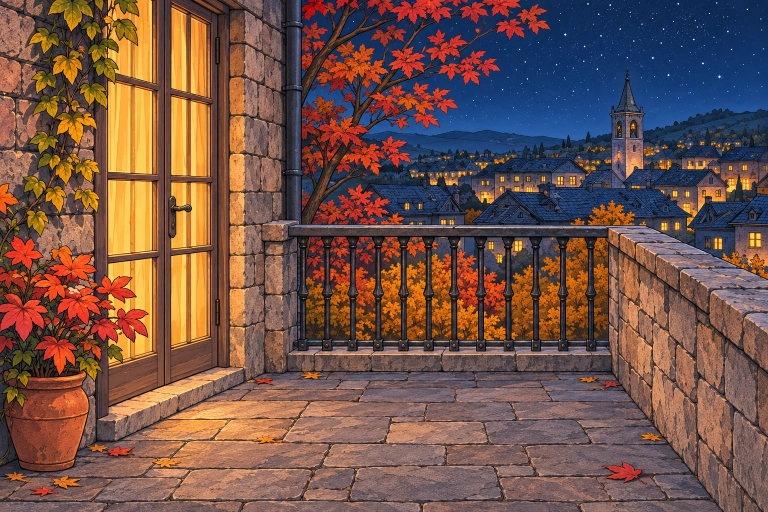
#> input picture storyboards/series/happiness/03-happiness-score/plates/painted/BA.webp, 1536 x 1024 px, given in place of plate-03-aerial-rings-dawn.png, which was not available (shown at 1/2 size)
$ python make-at-far-vs.py
#> lines starting #> are read from the running program, lines starting #| are printed output that depends on the picture
# Side-by-side sheet for round R2: the painting left, the bench still right, same size (960 x 540 each).
#   node make-at-far.mjs A,Q,W,A8,Q2,W2,A3,Q3,D,E,F ; node engine/render.mjs <bench>/at-far-A-Q-W-A8-Q2-W2-A3-Q3-D-E-F.json --stills 0.65,...,10.65 --draft --out out/at-far ; python3 make-at-far-vs.py   (stills in shot order: A 0.65, Q 3.65, W 5.65)
# The paintings are 3:2, the film 16:9: the film frame is the plate's full width and 864 rows from `top` (0, 0, 100), as props-at-far.js PLATES.
import os
from PIL import Image
HERE = os.path.dirname(os.path.abspath(__file__))
ROOT = os.path.abspath(os.path.join(HERE, "../../../../../.."))
PLATES = "/mnt/project-files/videos/ancient-aliens/03-atlantis/plates/"
OUT = os.path.join(ROOT, "out/at-far/")
ROWS = [("plate-03-aerial-rings-dawn.png", 0, "at-far-A-Q-W-A8-Q2-W2-A3-Q3-D-E-F-anime-pro-draft-t0.65.png"),
        ("plate-04-harbour-wall-past.png", 0, "at-far-A-Q-W-A8-Q2-W2-A3-Q3-D-E-F-anime-pro-draft-t3.65.png"),
        ("plate-11-walls-view-dawn.png", 100, "at-far-A-Q-W-A8-Q2-W2-A3-Q3-D-E-F-anime-pro-draft-t5.65.png")]
W, H = 960, 540
sheet = Image.new("RGB", (W * 2, H * len(ROWS)), "black")
#> sheet: PIL image 1920x1620 RGB; every value is 0
for i, (plate, top, still) in enumerate(ROWS):
    p = Image.open(PLATES + plate).convert("RGB")
#> p is the input picture: PIL image 1536x1024 RGB; mean R, G, B 114.5, 83.7, 73
    ch = round(p.width * 9 / 16)
#> ch = 864
    sheet.paste(p.crop((0, top, p.width, top + ch)).resize((W, H), Image.LANCZOS), (0, i * H))
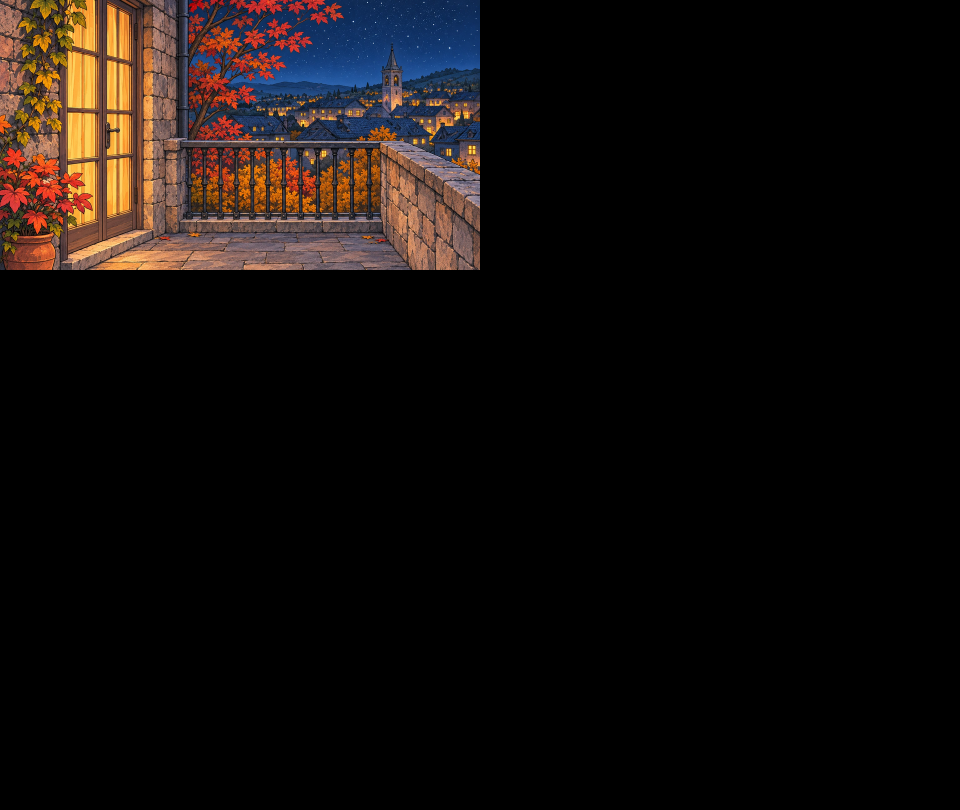
#> sheet: PIL image 1920x1620 RGB (shown at 1/2 size); mean R, G, B 18.6, 13.5, 11.7
    sheet.paste(Image.open(OUT + still).convert("RGB").resize((W, H), Image.LANCZOS), (W, i * H))
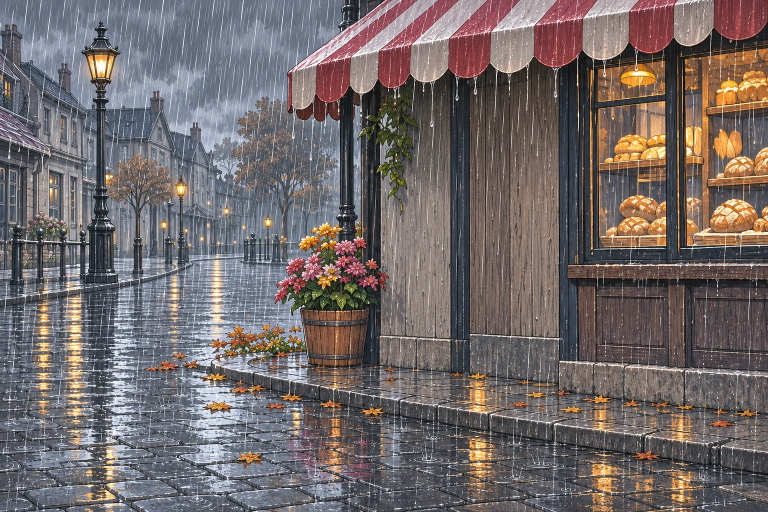
#> input picture storyboards/series/happiness/03-happiness-score/plates/painted/BK-R.webp, 1536 x 1024 px, given in place of at-far-A-Q-W-A8-Q2-W2-A3-Q3-D-E-F-anime-pro-draft-t0.65.png, which was not available (shown at 1/2 size)
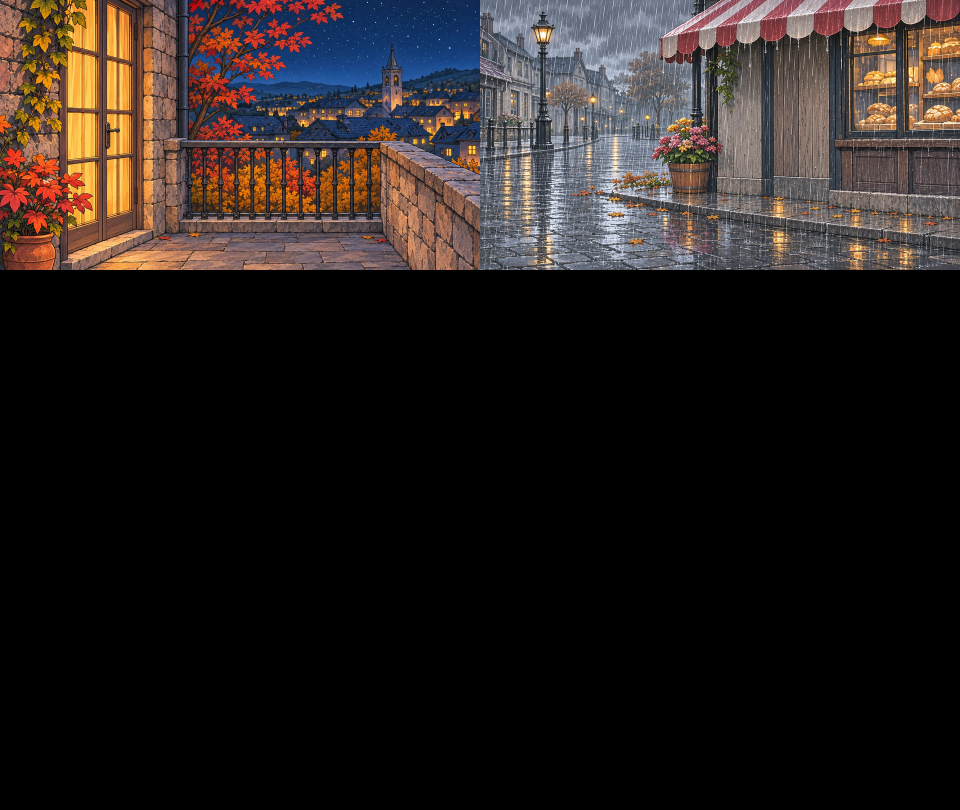
#> sheet: PIL image 1920x1620 RGB (shown at 1/2 size); mean R, G, B 37.5, 31, 29.2
#> (the run stopped early here; a loop or call above may not have finished)
